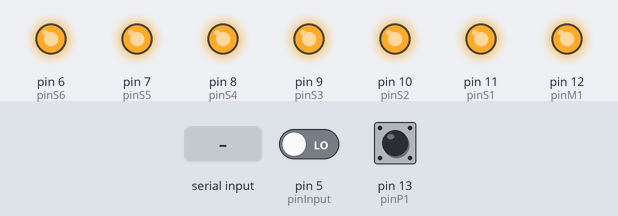
Recording of a sketch running on a simulated Arduino Uno, built with avr-gcc and run on an emulated ATmega328P. Parts: output pins drawn as LEDs (lit = HIGH). Dashed ring = blinking. Inputs (shaded band) come from the test bench; at power-on: pin 5 (pinInput) LOW, pin 13 (pinP1) HIGH. What the sketch prints to the serial monitor is not drawn.

Above: at 1.2 s.
1.3 s: "p" received over Serial
At 2.31 s:
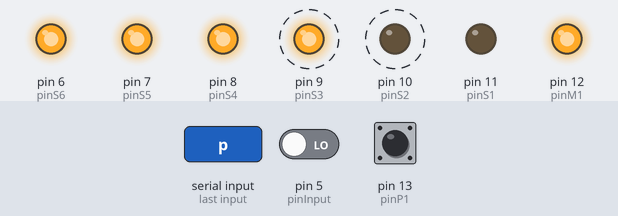
3.9 s: "90,45\n" received over Serial
At 4.91 s:
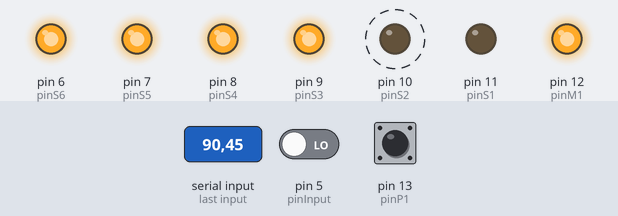
Timing chart, 0 to 6.9 s (numbered marks = the images above; inputs shaded):
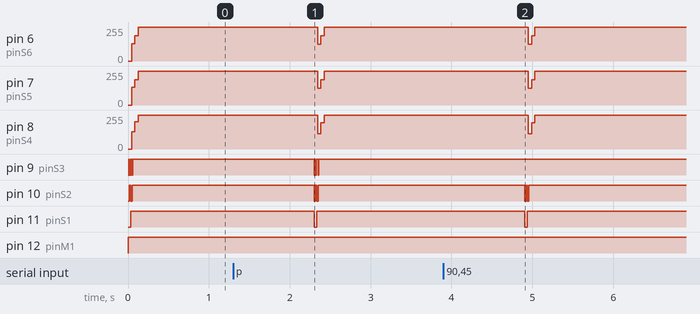

The sketch:

check_the_move_made.ino
```cpp
// PINS
int pinP1 = 13;   // Push button
int pinM1 = 12;   // mux 1:2
int pinS1 = 11;   // mux 3:8 (1)
int pinS2 = 10;   // mux 3:8 (1)
int pinS3 = 9;   // mux 3:8 (1)
int pinS4 = 8;   // mux 3:8 (2/3) (2 when pinM1 is High, 3 when pinM1 is low)
int pinS5 = 7;   // mux 3:8 (2/3) (2 when pinM1 is High, 3 when pinM1 is low)
int pinS6 = 6;   // mux 3:8 (2/3) (2 when pinM1 is High, 3 when pinM1 is low)
int pinInput = 5; // to check if BLACK piece is there or not

// VARIABLES
static char chessBoard[8][8] = {
    {'r', 'k', 'b', 'q', 'a', 'b', 'k', 'r'},
    {'p', 'p', 'p', 'p', 'p', 'p', 'p', 'p'},
    {' ', ' ', ' ', ' ', ' ', ' ', ' ', ' '},
    {' ', ' ', ' ', ' ', ' ', ' ', ' ', ' '},
    {' ', ' ', ' ', ' ', ' ', ' ', ' ', ' '},
    {' ', ' ', ' ', ' ', ' ', ' ', ' ', ' '},
    {'P', 'P', 'P', 'P', 'P', 'P', 'P', 'P'},
    {'R', 'K', 'B', 'Q', 'A', 'B', 'K', 'R'}};

static int afterMove[8][8] = {
    {0, 0, 0, 0, 0, 0, 0, 0},
    {0, 0, 0, 0, 0, 0, 0, 0},
    {0, 0, 0, 0, 0, 0, 0, 0},
    {0, 0, 0, 0, 0, 0, 0, 0},
    {0, 0, 0, 0, 0, 0, 0, 0},
    {0, 0, 0, 0, 0, 0, 0, 0},
    {0, 0, 0, 0, 0, 0, 0, 0},
    {0, 0, 0, 0, 0, 0, 0, 0}};

static int beforeMove[8][8] = {
    {1, 1, 1, 1, 1, 1, 1, 1},
    {1, 1, 1, 1, 1, 1, 1, 1},
    {0, 0, 0, 0, 0, 0, 0, 0},
    {0, 0, 0, 0, 0, 0, 0, 0},
    {0, 0, 0, 0, 0, 0, 0, 0},
    {0, 0, 0, 0, 0, 0, 0, 0},
    {0, 0, 0, 0, 0, 0, 0, 0},
    {0, 0, 0, 0, 0, 0, 0, 0}};

const int position[8][8] = {
    { 0,  1,  2,  3,  4,  5,  6,  7},
    { 8,  9, 10, 11, 12, 13, 14, 15},
    {16, 17, 18, 19, 20, 21, 22, 23},
    {24, 25, 26, 27, 28, 29, 30, 31},
    {31, 32, 33, 34, 35, 36, 37, 38},
    {39, 40, 41, 42, 44, 45, 46, 47},
    {48, 49, 50, 51, 52, 53, 54, 55},
    {56, 57, 58, 59, 60, 61, 62, 63}};

// FUNCTIONS DECLARATION
void pin_of_mux1(int i);
void pin_of_mux2(int j);
String compareBoards();
void makeMoveBlack(String Move);
void makeMoveWhite(String Move);

// FUNCTIONS DEFINATION
void pin_of_mux1(int i)
{
  switch(i)
  {
    case 0: digitalWrite(pinS1, LOW);
            digitalWrite(pinS2, LOW);
            digitalWrite(pinS3, LOW);
            break;
    case 1: digitalWrite(pinS1, LOW);
            digitalWrite(pinS2, LOW);
            digitalWrite(pinS3, HIGH);
            break;
    case 2: digitalWrite(pinS1, LOW);
            digitalWrite(pinS2, HIGH);
            digitalWrite(pinS3, LOW);
            break;
    case 3: digitalWrite(pinS1, LOW);
            digitalWrite(pinS2, HIGH);
            digitalWrite(pinS3, HIGH);
            break;
    case 4: digitalWrite(pinS1, HIGH);
            digitalWrite(pinS2, LOW);
            digitalWrite(pinS3, LOW);
            break;
    case 5: digitalWrite(pinS1, HIGH);
            digitalWrite(pinS2, LOW);
            digitalWrite(pinS3, HIGH);
            break;
    case 6: digitalWrite(pinS1, HIGH);
            digitalWrite(pinS2, HIGH);
            digitalWrite(pinS3, LOW);
            break;
    case 7: digitalWrite(pinS1, HIGH);
            digitalWrite(pinS2, HIGH);
            digitalWrite(pinS3, HIGH);
            break;
  }
}

void pin_of_mux2(int j)
{
  switch(j)
  {
    case 0: digitalWrite(pinS4, LOW);
            digitalWrite(pinS5, LOW);
            digitalWrite(pinS6, LOW);
            break;
    case 1: digitalWrite(pinS4, LOW);
            digitalWrite(pinS5, LOW);
            digitalWrite(pinS6, HIGH);
            break;
    case 2: digitalWrite(pinS4, LOW);
            digitalWrite(pinS5, HIGH);
            digitalWrite(pinS6, LOW);
            break;
    case 3: digitalWrite(pinS4, LOW);
            digitalWrite(pinS5, HIGH);
            digitalWrite(pinS6, HIGH);
            break;
    case 4: digitalWrite(pinS4, HIGH);
            digitalWrite(pinS5, LOW);
            digitalWrite(pinS6, LOW);
            break;
    case 5: digitalWrite(pinS4, HIGH);
            digitalWrite(pinS5, LOW);
            digitalWrite(pinS6, HIGH);
            break;
    case 6: digitalWrite(pinS4, HIGH);
            digitalWrite(pinS5, HIGH);
            digitalWrite(pinS6, LOW);
            break;
    case 7: digitalWrite(pinS4, HIGH);
            digitalWrite(pinS5, HIGH);
            digitalWrite(pinS6, HIGH);
            break;
  }
}

String compareBoards()
{
  int m[5], count=0, number;
  String Move = "", temp = "";
  for(int i=0; i<8; i++)
  {
    for(int j=0; j<8; j++)
    {
      if(afterMove[i][j] != beforeMove[i][j]) {m[count] = position[i][j];}
    }
  }
  if( chessBoard[m[0]/8][m[0]%8] == 'a' || chessBoard[m[0]/8][m[0]%8] == 'q' ||
      chessBoard[m[0]/8][m[0]%8] == 'r' || chessBoard[m[0]/8][m[0]%8] == 'b' ||
      chessBoard[m[0]/8][m[0]%8] == 'k' || chessBoard[m[0]/8][m[0]%8] == 'p')
      {
        Move = String(m[0]/8) + String(m[0]%8) + String(m[1]/8) + String(m[1]%8) + chessBoard[m[0]/8][m[0]%8];
      }else
      {
        Move = String(m[1]/8) + String(m[1]%8) + String(m[0]/8) + String(m[0]%8) + chessBoard[m[1]/8][m[1]%8];
      }
  return Move;
}

void makeMoveBlack(String Move)
{
  beforeMove[int(Move[0])][int(Move[1])] = 0;
  beforeMove[int(Move[2])][int(Move[3])] = 1;
  if (chessBoard[(int)(Move[0])-48][(int)(Move[1])-48] == 'p' && (Move[0]-48) >=6)
  {
      //if pawn promotion of BLACK
      chessBoard[(int)(Move[2])-48][(int)(Move[3])-48]= 'q';
      chessBoard[(int)(Move[0])-48][(int)(Move[1])-48] = ' ';
  }else
  {
      chessBoard[(int)(Move[2])-48][(int)(Move[3])-48] = chessBoard[(int)(Move[0])-48][(int)(Move[1])-48];
      chessBoard[(int)(Move[0])-48][(int)(Move[1])-48]= ' ';
  }
}

void makeMoveWhite(String Move)
{
  if (chessBoard[(int)(Move[0])-48][(int)(Move[1])-48] == 'P' && (Move[0]-48) <=1)
  {
      //if pawn promotion of WHITE
      chessBoard[(int)(Move[2])-48][(int)(Move[3])-48]= 'Q';
      chessBoard[(int)(Move[0])-48][(int)(Move[1])-48] = ' ';
  }else
  {
      chessBoard[(int)(Move[2])-48][(int)(Move[3])-48] = chessBoard[(int)(Move[0])-48][(int)(Move[1])-48];
      chessBoard[(int)(Move[0])-48][(int)(Move[1])-48]= ' ';
  }
}


void setup()
{
  pinMode(pinP1, INPUT);
  pinMode(pinM1, OUTPUT);
  pinMode(pinS1, OUTPUT);
  pinMode(pinS2, OUTPUT);
  pinMode(pinS3, OUTPUT);
  pinMode(pinS4, OUTPUT);
  pinMode(pinS5, OUTPUT);
  pinMode(pinS6, OUTPUT);
  pinMode(pinInput, INPUT);
  Serial.begin(9600);
}

void loop()
{
  while(digitalRead(pinP1) == LOW){};   //High when the player makes his Move and presses the push button

  //LOGIC TO READ BOARD
  digitalWrite(pinM1, HIGH);  //when high muux 3:8 (2) is active
  for(int i=0; i<8; i++)
  {
    pin_of_mux1(i);
    for(int j=0; j<8; j++)
    {
      pin_of_mux2(j);
      delay(1);
      // High meance piece is present at that position
      if(digitalRead(pinInput) == HIGH){afterMove[i][j] = 1;}else{afterMove[i][j] = 0;}
    }
  }
  String Move = compareBoards(); //returns the Move human made
  Serial.flush();
  char move[5];
  Move.toCharArray(move, 5);
  Serial.write(move);
  makeMoveBlack(Move);
  while(Serial.available() == 0){}  //wait for comp to make a move
  Move = Serial.readString();
  Serial.flush();
  makeMoveWhite(Move);
}
```

Measured:
- after the input at 1.3 s, pin 6 (pinS6): 255/255 → 125/255 after 1.0 s, → 190/255 0.04 s later, → 255/255 0.04 s later; pin 7 (pinS5): 255/255 → 124/255 after 1.0 s, → 190/255 0.04 s later, → 255/255 0.04 s later
- after the input at 3.9 s, pin 6 (pinS6): 255/255 → 125/255 after 1.1 s, → 190/255 0.04 s later, → 255/255 0.04 s later; pin 7 (pinS5): 255/255 → 124/255 after 1.1 s, → 190/255 0.04 s later, → 255/255 0.04 s later
- by itself, pin 9 (pinS3): alternates HIGH for 0.01 s and LOW for 0.01 s, 7 changes in all, then stays HIGH
